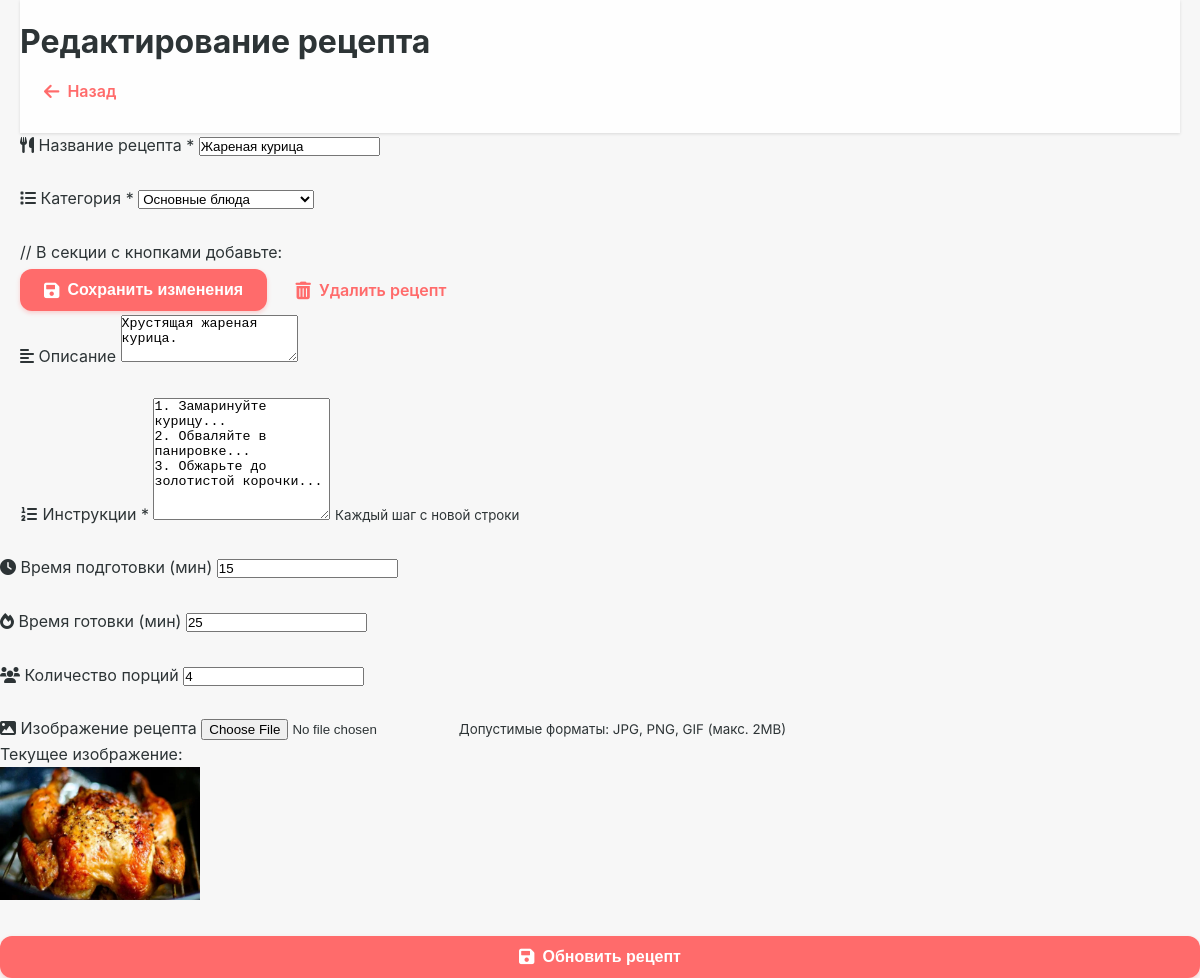
The app's page /edit_recipe.php?id=2 (signed in) with its own data.
### tables this page shows
CREATE TABLE `recipes` (
  `recipe_id` int NOT NULL,
  `category_id` int NOT NULL,
  `recipe_name` varchar(255) NOT NULL,
  `description` text,
  `instructions` text NOT NULL,
  `prep_time` int DEFAULT NULL,
  `cook_time` int DEFAULT NULL,
  `servings` int DEFAULT NULL,
  `user_id` int NOT NULL,
  `image_url` varchar(255) DEFAULT NULL,
  `created_at` timestamp NULL DEFAULT CURRENT_TIMESTAMP
);

CREATE TABLE `categories` (
  `category_id` int NOT NULL,
  `category_name` varchar(255) NOT NULL,
  `description` text
);

### functions.php (called while the page is built, shortened)
<?php
function getRecipe($id) {
    global $pdo;
    try {
        $stmt = $pdo->prepare("SELECT r.*, c.category_name, u.username as author
                              FROM recipes r
                              JOIN categories c ON r.category_id = c.category_id
                              JOIN users u ON r.user_id = u.user_id
                              WHERE r.recipe_id = ?");
        $stmt->execute([$id]);
        return $stmt->fetch();
    } catch (PDOException $e) {
        error_log("Error fetching recipe: " . $e->getMessage());
        return null;
    }
}
function canEditRecipe($user_id, $recipe_id) {
    global $pdo;
    $stmt = $pdo->prepare("SELECT user_id FROM recipes WHERE recipe_id = ?");
    $stmt->execute([$recipe_id]);
    $recipe = $stmt->fetch();
    return $recipe && ($recipe['user_id'] == $user_id || isAdmin($user_id));
}

### edit_recipe.php (the view, shortened to what this page needs)
<?php
require_once 'config.php';
$recipeId = isset($_GET['id']) ? intval($_GET['id']) : 0;
$recipe = $recipeId ? getRecipe($recipeId) : null;
if ($recipeId && !canEditRecipe($_SESSION['user_id'], $recipeId)) {
    header("HTTP/1.0 403 Forbidden");
    die("У вас нет прав для редактирования этого рецепта");
}
$categories = [];
try {
    $stmt = $pdo->query("SELECT * FROM categories");
    $categories = $stmt->fetchAll();
} catch (PDOException $e) {
    error_log("Error fetching categories: " . $e->getMessage());
}
?>
<!DOCTYPE html>
<html lang="ru">
<head>
    <link rel="stylesheet" href="https://cdnjs.cloudflare.com/ajax/libs/font-awesome/6.0.0/css/all.min.css">
    <link rel="stylesheet" href="css/style.css">
</head>
<body>
    <div class="container">
        <header>
            <h1><?= $recipeId ? 'Редактирование рецепта' : 'Создание нового рецепта' ?></h1>
            <a href="<?= $recipeId ? 'recipe.php?id='.$recipeId : 'index.php' ?>" class="btn">
                <i class="fas fa-arrow-left"></i> Назад
            </a>
        </header>
        <main>
            <form method="post" enctype="multipart/form-data" class="recipe-form">
                <div class="form-group">
                    <label for="recipe_name"><i class="fas fa-utensils"></i> Название рецепта *</label>
                    <input type="text" id="recipe_name" name="recipe_name"
                           value="<?= htmlspecialchars($recipe['recipe_name'] ?? '') ?>" required>
                </div>
                <div class="form-group">
                    <label for="category_id"><i class="fas fa-list"></i> Категория *</label>
                    <select id="category_id" name="category_id" required>
                        <?php foreach ($categories as $category): ?>
                            <option value="<?= $category['category_id'] ?>"
                                <?= ($recipe['category_id'] ?? '') == $category['category_id'] ? 'selected' : '' ?>>
                                <?= htmlspecialchars($category['category_name']) ?>
                            </option>
                        <?php endforeach; ?>
                    </select>
                </div>
                // В секции с кнопками добавьте:
                    <div class="recipe-actions">
                        <button type="submit" class="btn btn-primary">
                            <i class="fas fa-save"></i> Сохранить изменения
                        </button>
                        <a href="delete_recipe.php?id=<?= $recipe['recipe_id'] ?>"
                        class="btn btn-danger"
                        id="delete-recipe-btn"
                        onclick="return confirmDelete()">
                            <i class="fas fa-trash-alt"></i> Удалить рецепт
                        </a>
                    </div>
                <div class="form-group">
                    <label for="description"><i class="fas fa-align-left"></i> Описание</label>
                    <textarea id="description" name="description" rows="3"><?= htmlspecialchars($recipe['description'] ?? '') ?></textarea>
                </div>
                <div class="form-group">
                    <label for="instructions"><i class="fas fa-list-ol"></i> Инструкции *</label>
                    <textarea id="instructions" name="instructions" rows="8" required><?= htmlspecialchars($recipe['instructions'] ?? '') ?></textarea>
                    <small class="form-hint">Каждый шаг с новой строки</small>
                </div>
    </div>
                <div class="form-row">
                    <div class="form-group">
                        <label for="prep_time"><i class="fas fa-clock"></i> Время подготовки (мин)</label>
                        <input type="number" id="prep_time" name="prep_time" min="0"
                               value="<?= htmlspecialchars($recipe['prep_time'] ?? '15') ?>">
                    </div>
                    <div class="form-group">
                        <label for="cook_time"><i class="fas fa-fire"></i> Время готовки (мин)</label>
                        <input type="number" id="cook_time" name="cook_time" min="0"
                               value="<?= htmlspecialchars($recipe['cook_time'] ?? '30') ?>">
                    </div>
                    <div class="form-group">
                        <label for="servings"><i class="fas fa-users"></i> Количество порций</label>
                        <input type="number" id="servings" name="servings" min="1"
                               value="<?= htmlspecialchars($recipe['servings'] ?? '2') ?>">
                    </div>
                </div>
                <div class="form-group">
                    <label for="recipe_image"><i class="fas fa-image"></i> Изображение рецепта</label>
                    <input type="file" id="recipe_image" name="recipe_image" accept="image/*">
                    <small class="form-hint">Допустимые форматы: JPG, PNG, GIF (макс. 2MB)</small>
                    <?php if (!empty($recipe['image_url'])): ?>
                        <div class="current-image">
                            <p>Текущее изображение:</p>
                            <img src="<?= htmlspecialchars($recipe['image_url']) ?>"
                                 alt="Текущее изображение рецепта"
                                 style="max-width: 200px;">
                        </div>
                    <?php endif; ?>
                </div>
                <button type="submit" class="btn btn-primary">
                    <i class="fas fa-save"></i> <?= $recipeId ? 'Обновить рецепт' : 'Создать рецепт' ?>
                </button>
</body>
</html>

### css/style.css (style rules this page uses)
:root { --primary: #FF6B6B; --primary-dark: #FF5252; --secondary: #4ECDC4; --accent: #FFE66D; --dark: #2D3436; --light: #F7F7F7; --white: #FFFFFF; --gray: #DFE6E9; --text: #2D3436; --border-radius: 12px; --shadow-sm: 0 1px 3px rgba(0,0,0,0.12); --shadow-md: 0 4px 6px rgba(0,0,0,0.1); --shadow-lg: 0 10px 25px rgba(0,0,0,0.1); --transition: all 0.4s cubic-bezier(0.22, 1, 0.36, 1); }
* { margin: 0; padding: 0; box-sizing: border-box; }
body { font-family: 'Inter', -apple-system, BlinkMacSystemFont, sans-serif; line-height: 1.6; color: var(--text); background-color: var(--light); min-height: 100vh; display: flex; flex-direction: column; -webkit-font-smoothing: antialiased; }
a { text-decoration: none; color: var(--primary); transition: var(--transition); position: relative; }
a::after { content: ''; position: absolute; bottom: -2px; left: 0; width: 0; height: 2px; background: var(--primary); transition: var(--transition); }
.container { width: 100%; max-width: 1200px; margin: 0 auto; padding: 0 20px; }
header { background-color: var(--white); box-shadow: var(--shadow-sm); padding: 1rem 0; position: sticky; top: 0; z-index: 100; backdrop-filter: blur(10px); background-color: rgba(255, 255, 255, 0.85); }
.btn { display: inline-flex; align-items: center; justify-content: center; padding: 0.75rem 1.5rem; border-radius: var(--border-radius); font-weight: 600; cursor: pointer; transition: var(--transition); border: none; gap: 8px; font-size: 1rem; }
.btn i { font-size: 1.1rem; }
.btn-primary { background-color: var(--primary); color: var(--white); box-shadow: 0 2px 4px rgba(255, 107, 107, 0.3); }
.form-group { margin-bottom: 1.75rem; position: relative; }

### records on screen
recipes: recipe_name "Жареная курица", category_id "Основные блюда", description "Хрустящая жареная курица.", instructions "1. Замаринуйте курицу... 2. Обваляйте в панировке... 3. Обжарьте до золотистой корочки...", prep_time "15", cook_time "25", servings "4", image_url (picture)
